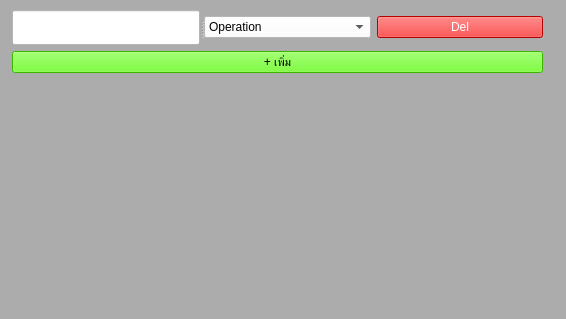
<?xml version="1.0" encoding="UTF-8"?>
<ui version="4.0">
 <class>Form</class>
 <widget class="QWidget" name="Form">
  <property name="geometry">
   <rect>
    <x>0</x>
    <y>0</y>
    <width>566</width>
    <height>319</height>
   </rect>
  </property>
  <property name="windowTitle">
   <string>Form</string>
  </property>
  <property name="styleSheet">
   <string notr="true">background-color: rgb(172, 172, 172);</string>
  </property>
  <widget class="QWidget" name="">
   <property name="geometry">
    <rect>
     <x>12</x>
     <y>10</y>
     <width>531</width>
     <height>63</height>
    </rect>
   </property>
   <layout class="QVBoxLayout" name="verticalLayout">
    <item>
     <widget class="QSplitter" name="splitter">
      <property name="orientation">
       <enum>Qt::Horizontal</enum>
      </property>
      <widget class="QLineEdit" name="lineEdit">
       <property name="styleSheet">
        <string notr="true">background-color: rgb(255, 255, 255);
font: 16pt &quot;MS Shell Dlg 2&quot;;</string>
       </property>
      </widget>
      <widget class="QWidget" name="">
       <layout class="QHBoxLayout" name="horizontalLayout">
        <item>
         <widget class="QComboBox" name="comboBox">
          <property name="styleSheet">
           <string notr="true">background-color: rgb(255, 255, 255);</string>
          </property>
          <item>
           <property name="text">
            <string>Operation</string>
           </property>
          </item>
          <item>
           <property name="text">
            <string>Inspection</string>
           </property>
          </item>
          <item>
           <property name="text">
            <string>Transportation</string>
           </property>
          </item>
          <item>
           <property name="text">
            <string>Delay</string>
           </property>
          </item>
          <item>
           <property name="text">
            <string>Storage</string>
           </property>
          </item>
         </widget>
        </item>
        <item>
         <widget class="QPushButton" name="pushButton">
          <property name="styleSheet">
           <string notr="true">background-color: rgb(255, 0, 0);
color: rgb(255, 255, 255);
font: 75 10pt &quot;MS Shell Dlg 2&quot;;</string>
          </property>
          <property name="text">
           <string>Del</string>
          </property>
         </widget>
        </item>
       </layout>
      </widget>
     </widget>
    </item>
    <item>
     <widget class="QPushButton" name="pushButton_2">
      <property name="styleSheet">
       <string notr="true">background-color: rgb(85, 255, 0);
font: 75 10pt &quot;MS Shell Dlg 2&quot;;</string>
      </property>
      <property name="text">
       <string>+ เพิ่ม</string>
      </property>
     </widget>
    </item>
   </layout>
  </widget>
 </widget>
 <resources/>
 <connections/>
</ui>
